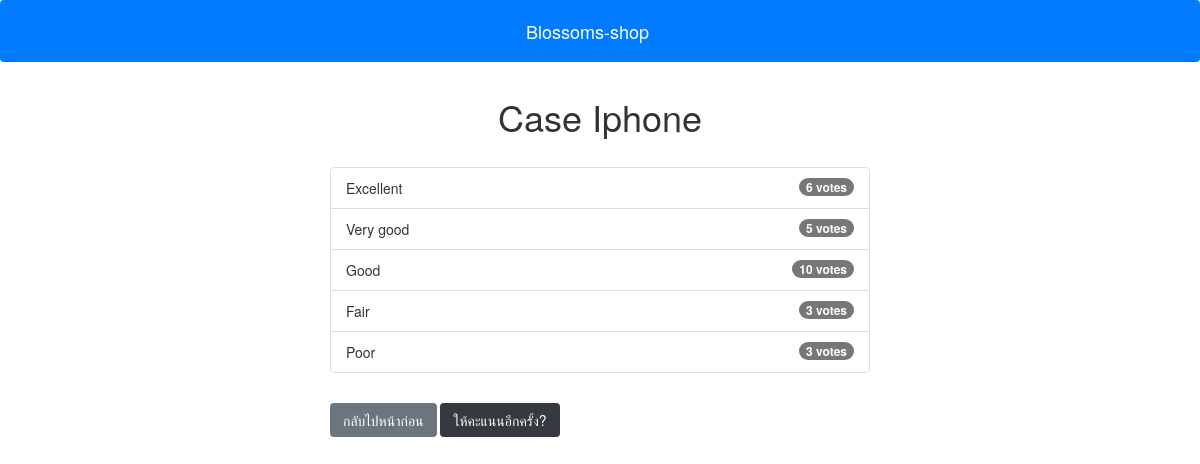
Screenshot of /polls/3/results/ with the database file from the repository.
### polls/models.py (models this page shows, shortened)
class Question(models.Model):
    question_text = models.CharField(max_length=200)
    pub_date = models.DateTimeField('date published')

class Choice(models.Model):
    question = models.ForeignKey(Question, on_delete=models.CASCADE)
    choice_text = models.CharField(max_length=200)
    votes = models.IntegerField(default=0)

### polls/views.py (the view)
# urls.py: path('<int:question_id>/results/', views.results, name='results'),
def results(request, question_id):
  question = get_object_or_404(Question, pk=question_id)
  return render(request, 'polls/results.html', { 'question': question })

### templates/polls/results.html (shortened to what this page needs)
{% extends 'base.html' %}
{% block content %}
<h1 class="mb-5 text-center">{{ question.question_text }}</h1>
<ul class="list-group mb-5">
	{% for choice in question.choice_set.all %}
	<li class="list-group-item">
		{{ choice.choice_text }}  <span class="badge badge-success float-right">{{ choice.votes }} vote{{ choice.votes | pluralize }}</span>
	</li>
	{% endfor %}
</ul>
<link href="https://maxcdn.bootstrapcdn.com/bootstrap/3.3.1/css/bootstrap.min.css" rel="stylesheet"/>
<link rel="stylesheet" href="https://cdnjs.cloudflare.com/ajax/libs/font-awesome/4.7.0/css/font-awesome.min.css">
<a class="btn btn-secondary" href="{% url 'polls:index' %}">กลับไปหน้าก่อน</a>
<a class="btn btn-dark" href="{% url 'polls:detail' question.id %}">ให้คะแนนอีกครั้ง?</a>
{% endblock %}

### templates/base.html (shortened to what this page needs)
<!DOCTYPE html>
<html lang="en">
  <head>
    <link
      rel="stylesheet"
      href="https://stackpath.bootstrapcdn.com/bootstrap/4.3.1/css/bootstrap.min.css"
    />
  </head>
  <body>
    {% include 'partials/_navbar.html' %}
    <div class="container">
      <div class="row">
        <div class="col-md-6 m-auto">
          {% block content %}{% endblock %}
        </div>
      </div>
    </div>
  </body>
</html>

### templates/partials/_navbar.html
<nav class="navbar navbar-dark bg-primary mb-4">
	<div class="container">
		<a class="navbar-brand" href="/">Blossoms-shop</a>
	</div>
</nav>

### rows the page displays
Question: question_text "Case Iphone"
Choice: choice_text "Excellent", votes "6", votes|pluralize "s"
Choice: choice_text "Very good", votes "5", votes|pluralize "s"
Choice: choice_text "Good", votes "10", votes|pluralize "s"
Choice: choice_text "Fair", votes "3", votes|pluralize "s"
Choice: choice_text "Poor", votes "3", votes|pluralize "s"
